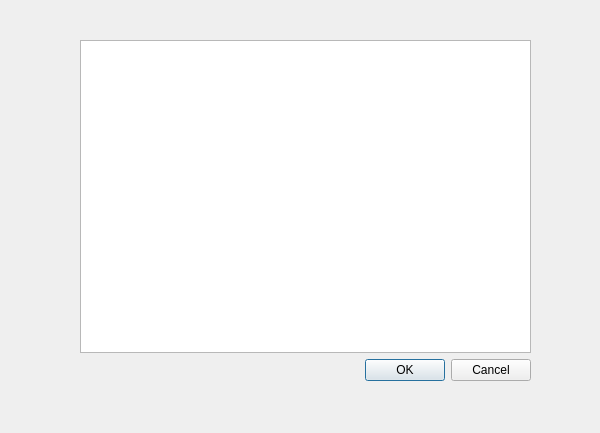
<?xml version="1.0" encoding="UTF-8"?>
<ui version="4.0">
 <class>FormDelete</class>
 <widget class="QWidget" name="FormDelete">
  <property name="geometry">
   <rect>
    <x>0</x>
    <y>0</y>
    <width>600</width>
    <height>433</height>
   </rect>
  </property>
  <property name="windowTitle">
   <string>Form</string>
  </property>
  <widget class="QWidget" name="">
   <property name="geometry">
    <rect>
     <x>80</x>
     <y>40</y>
     <width>451</width>
     <height>341</height>
    </rect>
   </property>
   <layout class="QVBoxLayout" name="verticalLayout">
    <item>
     <widget class="QListView" name="listView"/>
    </item>
    <item>
     <widget class="QDialogButtonBox" name="buttonBox">
      <property name="standardButtons">
       <set>QDialogButtonBox::Cancel|QDialogButtonBox::Ok</set>
      </property>
     </widget>
    </item>
   </layout>
  </widget>
 </widget>
 <resources/>
 <connections/>
</ui>
